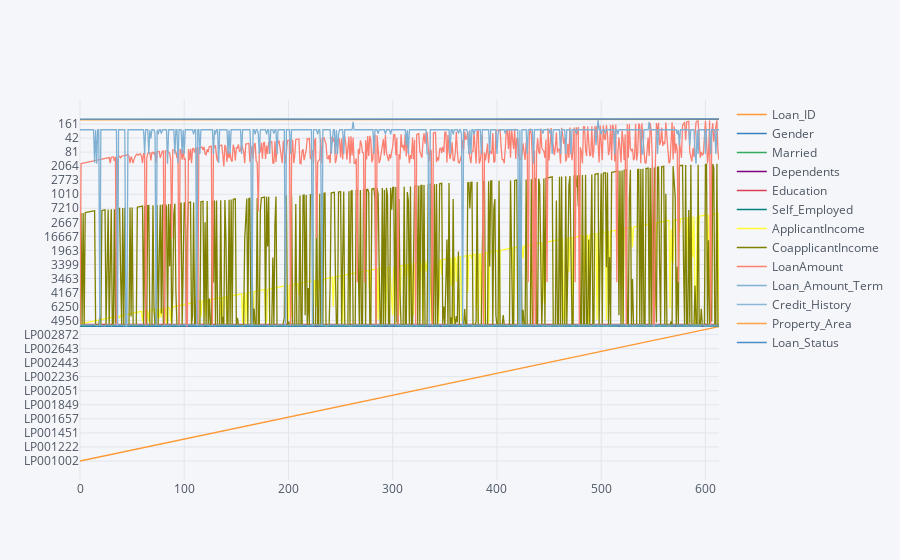

Notebook code for this chart:
### Code cell
train_df.iplot()

### Figure 1 — Plotly figure (JSON) as saved in the notebook; plotly's stock layout.template omitted (floating-point values rounded to 4 significant figures; data arrays with more than 128 entries replaced by an {"elided": "..."} marker saying what was removed)
{"data": [{"line": {"color": "rgba(255, 153, 51, 1.0)", "dash": "solid", "shape": "linear", "width": 1.3}, "mode": "lines", "name": "Loan_ID", "text": "", "type": "scatter", "uid": "b810b2a8-fb59-4051-91a2-436667c9a2bf", "x": {"elided": "614 int values"}, "y": {"elided": "614 str values"}}, {"line": {"color": "rgba(55, 128, 191, 1.0)", "dash": "solid", "shape": "linear", "width": 1.3}, "mode": "lines", "name": "Gender", "text": "", "type": "scatter", "uid": "ad3d5341-03f7-4c45-8b80-12024bf61b6b", "x": {"elided": "614 int values"}, "y": {"elided": "614 str values"}}, {"line": {"color": "rgba(50, 171, 96, 1.0)", "dash": "solid", "shape": "linear", "width": 1.3}, "mode": "lines", "name": "Married", "text": "", "type": "scatter", "uid": "2170cf40-6437-4740-8596-353cfff7c34a", "x": {"elided": "614 int values"}, "y": {"elided": "614 str values"}}, {"line": {"color": "rgba(128, 0, 128, 1.0)", "dash": "solid", "shape": "linear", "width": 1.3}, "mode": "lines", "name": "Dependents", "text": "", "type": "scatter", "uid": "94ba4fd7-395a-41ca-9db8-bd4169e28638", "x": {"elided": "614 int values"}, "y": {"elided": "614 str values"}}, {"line": {"color": "rgba(219, 64, 82, 1.0)", "dash": "solid", "shape": "linear", "width": 1.3}, "mode": "lines", "name": "Education", "text": "", "type": "scatter", "uid": "fd5bfb9b-dfad-4bb7-99d1-e5e841a98397", "x": {"elided": "614 int values"}, "y": {"elided": "614 str values"}}, {"line": {"color": "rgba(0, 128, 128, 1.0)", "dash": "solid", "shape": "linear", "width": 1.3}, "mode": "lines", "name": "Self_Employed", "text": "", "type": "scatter", "uid": "638cff45-67af-42eb-a94e-fd85ccffb7b2", "x": {"elided": "614 int values"}, "y": {"elided": "614 str values"}}, {"line": {"color": "rgba(255, 255, 51, 1.0)", "dash": "solid", "shape": "linear", "width": 1.3}, "mode": "lines", "name": "ApplicantIncome", "text": "", "type": "scatter", "uid": "0619bb5b-0dc9-4992-af2e-563962d785d6", "x": {"elided": "614 int values"}, "y": {"elided": "614 int values"}}, {"line": {"color": "rgba(128, 128, 0, 1.0)", "dash": "solid", "shape": "linear", "width": 1.3}, "mode": "lines", "name": "CoapplicantIncome", "text": "", "type": "scatter", "uid": "327f7632-562e-4559-b789-66b2bf1cfb62", "x": {"elided": "614 int values"}, "y": {"elided": "614 float values"}}, {"line": {"color": "rgba(251, 128, 114, 1.0)", "dash": "solid", "shape": "linear", "width": 1.3}, "mode": "lines", "name": "LoanAmount", "text": "", "type": "scatter", "uid": "c66f3a4e-1de9-4d65-bf38-0069cdd7dbf7", "x": {"elided": "614 int values"}, "y": {"elided": "614 mixed values"}}, {"line": {"color": "rgba(128, 177, 211, 1.0)", "dash": "solid", "shape": "linear", "width": 1.3}, "mode": "lines", "name": "Loan_Amount_Term", "text": "", "type": "scatter", "uid": "7d5ab980-63c2-400a-97ad-eb3680cf4412", "x": {"elided": "614 int values"}, "y": {"elided": "614 mixed values"}}, {"line": {"color": "rgba(128, 177, 211, 0.8999999999999999)", "dash": "solid", "shape": "linear", "width": 1.3}, "mode": "lines", "name": "Credit_History", "text": "", "type": "scatter", "uid": "925c3fa6-32bf-43a1-99d9-6e15e13b88ce", "x": {"elided": "614 int values"}, "y": {"elided": "614 mixed values"}}, {"line": {"color": "rgba(255, 153, 51, 0.8999999999999999)", "dash": "solid", "shape": "linear", "width": 1.3}, "mode": "lines", "name": "Property_Area", "text": "", "type": "scatter", "uid": "a58a9032-9526-406b-ae13-0b30673abfd2", "x": {"elided": "614 int values"}, "y": {"elided": "614 str values"}}, {"line": {"color": "rgba(55, 128, 191, 0.8999999999999999)", "dash": "solid", "shape": "linear", "width": 1.3}, "mode": "lines", "name": "Loan_Status", "text": "", "type": "scatter", "uid": "e1d01bb3-c1e3-4100-90a7-fedb8c890090", "x": {"elided": "614 int values"}, "y": {"elided": "614 str values"}}], "layout": {"legend": {"bgcolor": "#F5F6F9", "font": {"color": "#4D5663"}}, "paper_bgcolor": "#F5F6F9", "plot_bgcolor": "#F5F6F9", "title": {"font": {"color": "#4D5663"}}, "xaxis": {"gridcolor": "#E1E5ED", "showgrid": true, "tickfont": {"color": "#4D5663"}, "title": {"font": {"color": "#4D5663"}, "text": ""}, "zerolinecolor": "#E1E5ED"}, "yaxis": {"gridcolor": "#E1E5ED", "showgrid": true, "tickfont": {"color": "#4D5663"}, "title": {"font": {"color": "#4D5663"}, "text": ""}, "zerolinecolor": "#E1E5ED"}}}
